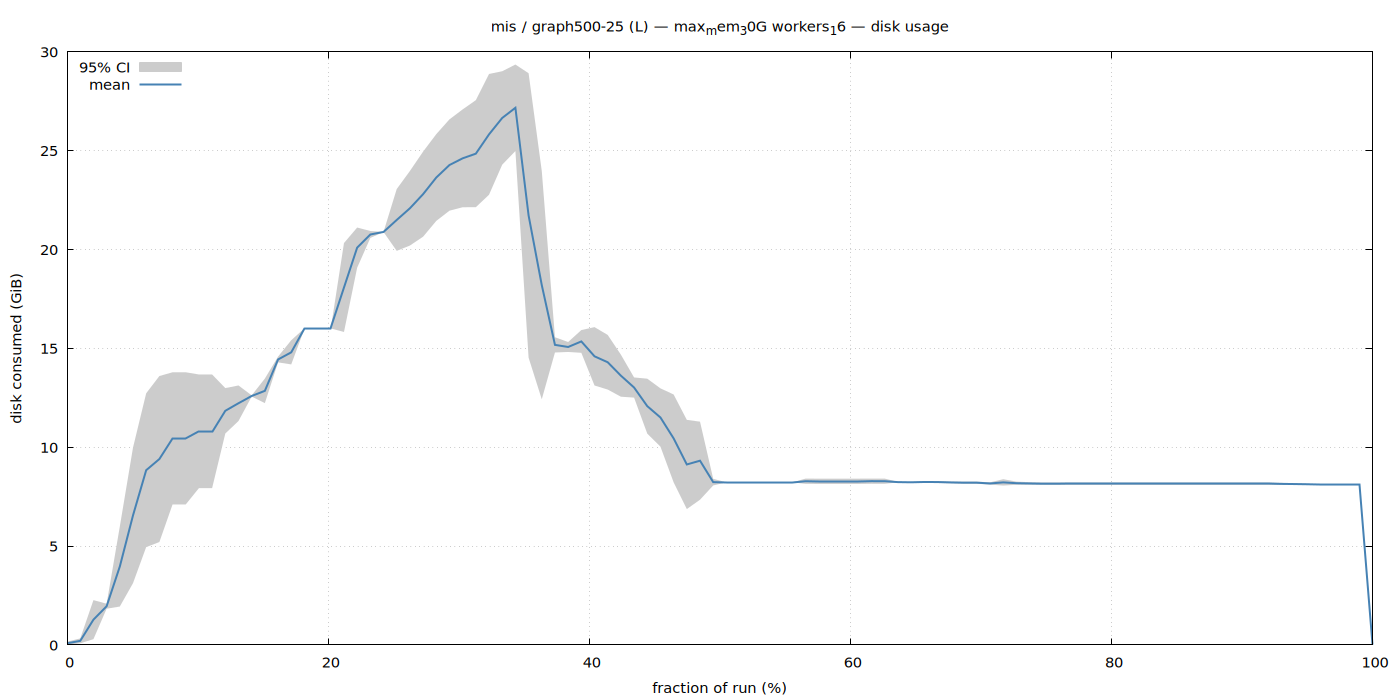

Generate this figure with gnuplot:
set terminal pngcairo size 1400,700 enhanced font 'Sans,11'
set output '/home/ubuntu/nvm/gfrs/mis/L/graph500-25/max_mem_30G_workers_16/disk.png'
set title "mis / graph500-25 (L) — max_mem_30G workers_16 — disk usage"
set xlabel 'fraction of run (%)'
set ylabel 'disk consumed (GiB)'
set grid
set key top left
set yrange [0:*]
plot '/home/ubuntu/nvm/gfrs/mis/L/graph500-25/max_mem_30G_workers_16/disk.dat' using 1:3:4 with filledcurves lc rgb '#cccccc' title '95% CI', \
     '' using 1:2 with lines lw 2 lc rgb '#4682b4' title 'mean'
